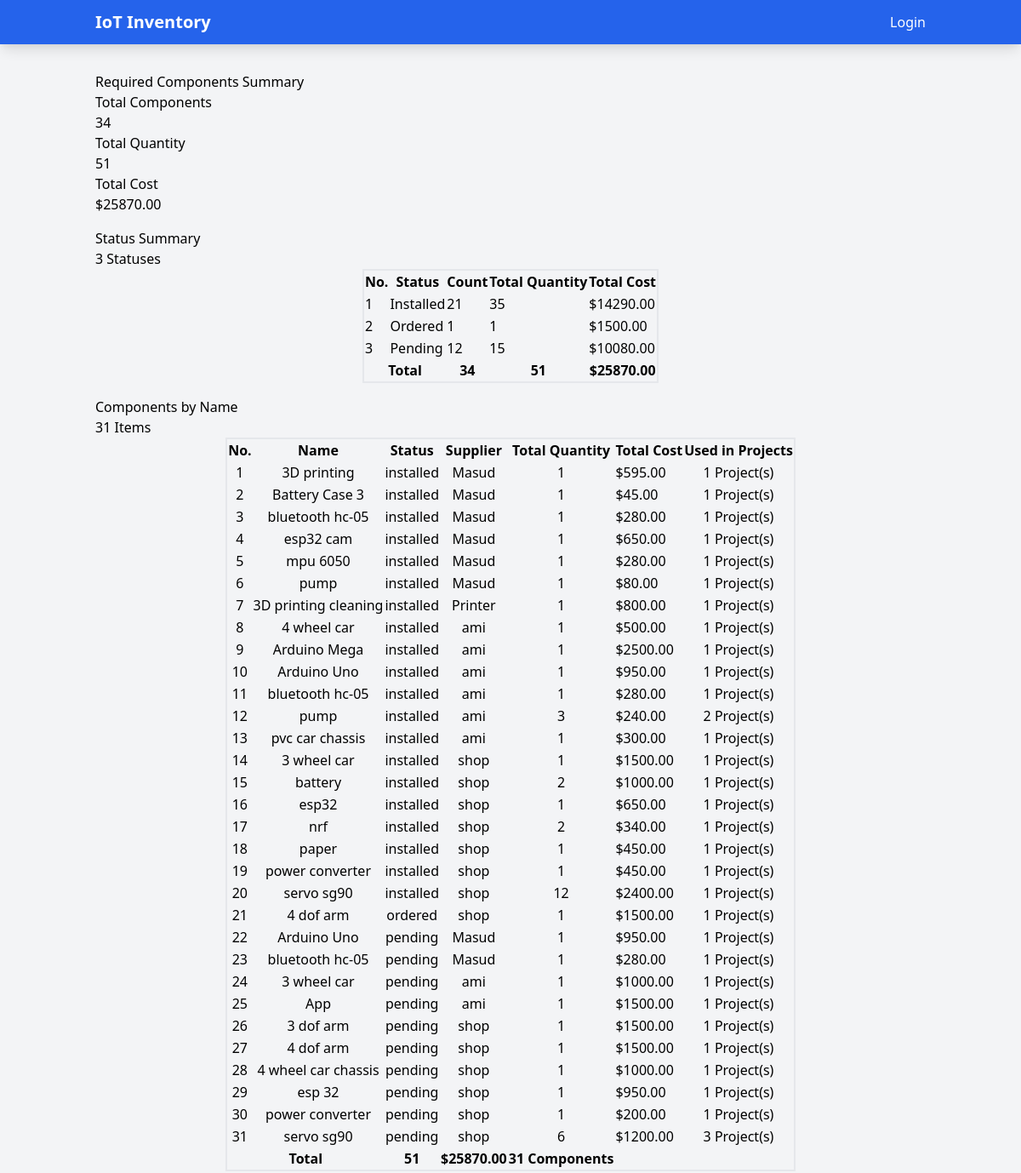
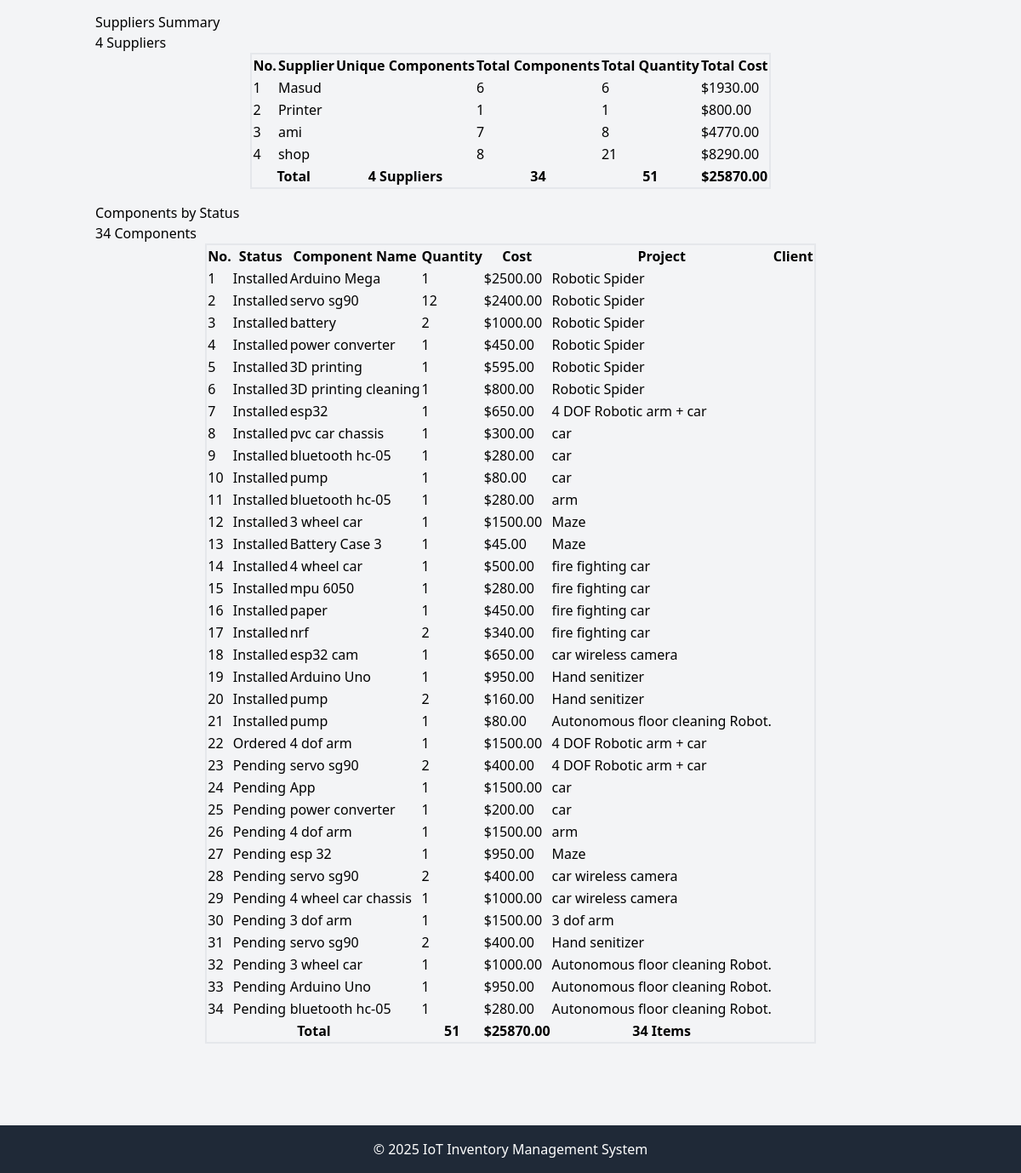
/iot/required-components/summary/, run on the app's committed database (2 pictures, top to bottom).
### iot/models.py (models this page shows, shortened)
class RequiredComponent(models.Model):
    STATUS_CHOICES = [
        ('pending', 'Pending'),
        ('ordered', 'Ordered'),
        ('received', 'Received'),
        ('installed', 'Installed')
    ]
    project = models.ForeignKey(Project, on_delete=models.CASCADE)
    name = models.CharField(max_length=200)
    quantity = models.PositiveIntegerField()
    unit_cost = models.DecimalField(max_digits=10, decimal_places=2)
    supplier = models.CharField(max_length=200)
    status = models.CharField(max_length=20, choices=STATUS_CHOICES, default='pending')
    @classmethod
    def get_component_summary(cls):
        return cls.objects.aggregate(
            total_components=models.Count('id'),
            total_cost=models.Sum(models.F('quantity') * models.F('unit_cost')),
            total_quantity=models.Sum('quantity')
        )
    @classmethod
    def get_status_summary(cls):
        return cls.objects.values('status').annotate(
            count=models.Count('id'),
            total_cost=models.Sum(models.F('quantity') * models.F('unit_cost')),
            total_quantity=models.Sum('quantity')
        )

### iot/views.py (the view)
# urls.py: path('required-components/summary/', views.required_components_summary, name='required_components_summary'),
def required_components_summary(request):
    components = RequiredComponent.objects.all().order_by('name')
    summary = RequiredComponent.get_component_summary()
    status_summary = RequiredComponent.get_status_summary()
    components_by_name = RequiredComponent.objects.values('name','status','supplier').annotate(
        total_quantity=models.Sum('quantity'),
        total_cost=models.Sum(models.F('quantity') * models.F('unit_cost')),
        projects_count=models.Count('project', distinct=True)
    ).order_by('status','supplier')
    components_by_status = RequiredComponent.objects.select_related('project').annotate(
        cost=models.F('quantity') * models.F('unit_cost'),
        project_name=models.F('project__name')
    ).order_by('status', 'project').values(
        'status',
        'name',
        'quantity',
        'cost',
        'project_name'
    )
    suppliers_summary = RequiredComponent.objects.exclude(
        status='pending'
    ).values('supplier').annotate(
        components_count=models.Count('id'),
        total_quantity=models.Sum('quantity'),
        total_cost=models.Sum(models.F('quantity') * models.F('unit_cost')),
    ).exclude(
        supplier__isnull=True
    ).order_by('supplier')
    context = {
        'components': components,
        'summary': summary,
        'status_summary': status_summary,
        'components_by_name': components_by_name,
        'components_by_status': components_by_status,
        'suppliers_summary': suppliers_summary,  # Add to context
    }
    return render(request, 'iot/required_components_summary.html', context)

### iot/templates/iot/required_components_summary.html
{% extends 'iot/base.html' %} {% block content %}
<div class="container">
  <h2>Required Components Summary</h2>
  <div class="row mb-4">
    <div class="col-md-3">
      <div class="card bg-info">
        <div class="card-body">
          <h5>Total Components</h5>
          <h3>{{ summary.total_components|default:0 }}</h3>
        </div>
      </div>
    </div>
    <div class="col-md-3">
      <div class="card bg-success">
        <div class="card-body">
          <h5>Total Quantity</h5>
          <h3>{{ summary.total_quantity|default:0 }}</h3>
        </div>
      </div>
    </div>
    <div class="col-md-6">
      <div class="card bg-primary">
        <div class="card-body">
          <h5>Total Cost</h5>
          <h3>${{ summary.total_cost|default:0|floatformat:2 }}</h3>
        </div>
      </div>
    </div>
  </div>
  <div class="card mb-4">
    <div class="card-header bg-light">
      <div class="d-flex justify-content-between align-items-center">
        <h3 class="mb-0">Status Summary</h3>
        <span class="badge bg-primary"
          >{{ status_summary|length }} Statuses</span
        >
      </div>
    </div>
    <div class="card-body">
      <div class="table-responsive">
        <table class="table table-striped border-2 mx-auto align-items-center">
          <thead>
            <tr>
              <th>No.</th>
              <th>Status</th>
              <th>Count</th>
              <th>Total Quantity</th>
              <th>Total Cost</th>
            </tr>
          </thead>
          <tbody>
            {% for status in status_summary %}
            <tr>
              <td>{{ forloop.counter }}</td>
              <td>
                {% if status.status == 'pending' %}
                <span class="badge bg-warning">Pending</span>
                {% elif status.status == 'ordered' %}
                <span class="badge bg-info">Ordered</span>
                {% elif status.status == 'received' %}
                <span class="badge bg-success">Received</span>
                {% elif status.status == 'installed' %}
                <span class="badge bg-primary">Installed</span>
                {% endif %}
              </td>
              <td>{{ status.count }}</td>
              <td>{{ status.total_quantity }}</td>
              <td>${{ status.total_cost|floatformat:2 }}</td>
            </tr>
            {% endfor %}
          </tbody>
          <tfoot class="table-dark">
            <tr>
              <th colspan="2">Total</th>
              <th>{{ summary.total_components }}</th>
              <th>{{ summary.total_quantity }}</th>
              <th>${{ summary.total_cost|floatformat:2 }}</th>
            </tr>
          </tfoot>
        </table>
      </div>
    </div>
  </div>
  <div class="card mb-4">
    <div class="card-header bg-light">
      <div class="d-flex justify-content-between align-items-center">
        <h3 class="mb-0">Components by Name</h3>
        <span class="badge bg-primary"
          >{{ components_by_name|length }} Items</span
        >
      </div>
    </div>
    <div class="card-body">
      <div class="table-responsive">
        <table class="table table-striped border-2 mx-auto align-items-center">
          <thead>
            <tr>
              <th>No.</th>
              <th>Name</th>
              <th>Status</th>
              <th>Supplier</th>
              <th>Total Quantity</th>
              <th>Total Cost</th>
              <th>Used in Projects</th>
            </tr>
          </thead>
          <tbody>
            {% for component in components_by_name %}
            <tr>
              <td class="text-center align-middle">{{ forloop.counter }}</td>
              <td class="text-center align-middle">{{ component.name }}</td>
              <td class="text-center align-middle">{{ component.status }}</td>
              <td class="text-center align-middle">{{ component.supplier }}</td>
              <td class="text-center align-middle">
                {{ component.total_quantity }}
              </td>
              <td>${{ component.total_cost|floatformat:2 }}</td>
              <td class="text-center align-middle">
                <span class="badge bg-info"
                  >{{ component.projects_count }} Project(s)</span
                >
              </td>
            </tr>
            {% endfor %}
          </tbody>
          <tfoot class="table-dark">
            <tr>
              <th colspan="2">Total</th>
              <th>{{ summary.total_quantity }}</th>
              <th>${{ summary.total_cost|floatformat:2 }}</th>
              <th>{{ components_by_name|length }} Components</th>
            </tr>
          </tfoot>
        </table>
      </div>
    </div>
  </div>
  <div class="card mb-4">
    <div class="card-header bg-light">
      <div class="d-flex justify-content-between align-items-center">
        <h3 class="mb-0">Suppliers Summary</h3>
        <span class="badge bg-primary"
          >{{ suppliers_summary|length }} Suppliers</span
        >
      </div>
    </div>
    <div class="card-body">
      <div class="table-responsive">
        <table class="table table-striped border-2 mx-auto align-items-center">
          <thead>
            <tr>
              <th>No.</th>
              <th>Supplier</th>
              <th>Unique Components</th>
              <th>Total Components</th>
              <th>Total Quantity</th>
              <th>Total Cost</th>
            </tr>
          </thead>
          <tbody>
            {% for supplier in suppliers_summary %}
            <tr>
              <td>{{ forloop.counter }}</td>
              <td>{{ supplier.supplier }}</td>
              <td>{{ supplier.unique_components }}</td>
              <td>{{ supplier.components_count }}</td>
              <td>{{ supplier.total_quantity }}</td>
              <td>${{ supplier.total_cost|floatformat:2 }}</td>
            </tr>
            {% endfor %}
          </tbody>
          <tfoot class="table-dark">
            <tr>
              <th colspan="2">Total</th>
              <th>{{ suppliers_summary|length }} Suppliers</th>
              <th>{{ summary.total_components }}</th>
              <th>{{ summary.total_quantity }}</th>
              <th>${{ summary.total_cost|floatformat:2 }}</th>
            </tr>
          </tfoot>
        </table>
      </div>
    </div>
  </div>
  <div class="card mb-4">
    <div class="card-header bg-light">
      <div class="d-flex justify-content-between align-items-center">
        <h3 class="mb-0">Components by Status</h3>
        <span class="badge bg-primary"
          >{{ components_by_status|length }} Components</span
        >
      </div>
    </div>
    <div class="card-body">
      <div class="table-responsive">
        <table class="table table-striped border-2 mx-auto align-items-center">
          <thead>
            <tr>
              <th>No.</th>
              <th>Status</th>
              <th>Component Name</th>
              <th>Quantity</th>
              <th>Cost</th>
              <th>Project</th>
              <th>Client</th>
            </tr>
          </thead>
          <tbody>
            {% for component in components_by_status %}
            <tr>
              <td>{{ forloop.counter }}</td>
              <td>
                {% if component.status == 'pending' %}
                <span class="badge bg-warning">Pending</span>
                {% elif component.status == 'ordered' %}
                <span class="badge bg-info">Ordered</span>
                {% elif component.status == 'received' %}
                <span class="badge bg-success">Received</span>
                {% elif component.status == 'installed' %}
                <span class="badge bg-primary">Installed</span>
                {% endif %}
              </td>
              <td>{{ component.name }}</td>
              <td>{{ component.quantity }}</td>
              <td>${{ component.cost|floatformat:2 }}</td>
              <td>{{ component.project_name }}</td>
              <td>{{ component.client }}</td>
            </tr>
            {% endfor %}
          </tbody>
          <tfoot class="table-dark">
            <tr>
              <th colspan="3">Total</th>
              <th>{{ summary.total_quantity }}</th>
              <th>${{ summary.total_cost|floatformat:2 }}</th>
              <th>{{ components_by_status|length }} Items</th>
            </tr>
          </tfoot>
        </table>
      </div>
    </div>
  </div>
</div>
{% endblock %}

### data on the page
RequiredComponent: name "3D printing", status "installed", supplier "Masud", total_quantity "1", total_cost "595.00", projects_count "1", shows "Installed", quantity "1", cost "595.00", project_name "Robotic Spider"
RequiredComponent: name "Battery Case 3", status "installed", supplier "Masud", total_quantity "1", total_cost "45.00", projects_count "1", shows "Installed", quantity "1", cost "45.00", project_name "Maze"
RequiredComponent: name "bluetooth hc-05", status "installed", supplier "Masud", total_quantity "1", total_cost "280.00", projects_count "1"
RequiredComponent: name "esp32 cam", status "installed", supplier "Masud", total_quantity "1", total_cost "650.00", projects_count "1", shows "Installed", quantity "1", cost "650.00", project_name "car wireless camera"
RequiredComponent: name "mpu 6050", status "installed", supplier "Masud", total_quantity "1", total_cost "280.00", projects_count "1", shows "Installed", quantity "1", cost "280.00", project_name "fire fighting car"
RequiredComponent: name "pump", status "installed", supplier "Masud", total_quantity "1", total_cost "80.00", projects_count "1"
RequiredComponent: name "3D printing cleaning", status "installed", supplier "Printer", total_quantity "1", total_cost "800.00", projects_count "1", components_count "1", shows "Installed", quantity "1", cost "800.00", project_name "Robotic Spider"
RequiredComponent: name "4 wheel car", status "installed", supplier "ami", total_quantity "1", total_cost "500.00", projects_count "1", shows "Installed", quantity "1", cost "500.00", project_name "fire fighting car"
RequiredComponent: name "Arduino Mega", status "installed", supplier "ami", total_quantity "1", total_cost "2500.00", projects_count "1", shows "Installed", quantity "1", cost "2500.00", project_name "Robotic Spider"
RequiredComponent: name "Arduino Uno", status "installed", supplier "ami", total_quantity "1", total_cost "950.00", projects_count "1"
RequiredComponent: name "bluetooth hc-05", status "installed", supplier "ami", total_quantity "1", total_cost "280.00", projects_count "1"
RequiredComponent: name "pvc car chassis", status "installed", supplier "ami", total_quantity "1", total_cost "300.00", projects_count "1", shows "Installed", quantity "1", cost "300.00", project_name "car"
RequiredComponent: name "3 wheel car", status "installed", supplier "shop", total_quantity "1", total_cost "1500.00", projects_count "1", shows "Installed", quantity "1", cost "1500.00", project_name "Maze"
RequiredComponent: name "battery", status "installed", supplier "shop", total_quantity "2", total_cost "1000.00", projects_count "1", shows "Installed", quantity "2", cost "1000.00", project_name "Robotic Spider"
RequiredComponent: name "esp32", status "installed", supplier "shop", total_quantity "1", total_cost "650.00", projects_count "1", shows "Installed", quantity "1", cost "650.00", project_name "4 DOF Robotic arm + car"
RequiredComponent: name "paper", status "installed", supplier "shop", total_quantity "1", total_cost "450.00", projects_count "1", shows "Installed", quantity "1", cost "450.00", project_name "fire fighting car"
RequiredComponent: name "power converter", status "installed", supplier "shop", total_quantity "1", total_cost "450.00", projects_count "1", shows "Installed", quantity "1", cost "450.00", project_name "Robotic Spider"
RequiredComponent: name "servo sg90", status "installed", supplier "shop", total_quantity "12", total_cost "2400.00", projects_count "1"
RequiredComponent: name "4 dof arm", status "ordered", supplier "shop", total_quantity "1", total_cost "1500.00", projects_count "1"
RequiredComponent: name "Arduino Uno", status "pending", supplier "Masud", total_quantity "1", total_cost "950.00", projects_count "1"
RequiredComponent: name "bluetooth hc-05", status "pending", supplier "Masud", total_quantity "1", total_cost "280.00", projects_count "1"
RequiredComponent: name "3 wheel car", status "pending", supplier "ami", total_quantity "1", total_cost "1000.00", projects_count "1", shows "Pending", quantity "1", cost "1000.00", project_name "Autonomous floor cleaning Robot."
RequiredComponent: name "App", status "pending", supplier "ami", total_quantity "1", total_cost "1500.00", projects_count "1", shows "Pending", quantity "1", cost "1500.00", project_name "car"
RequiredComponent: name "3 dof arm", status "pending", supplier "shop", total_quantity "1", total_cost "1500.00", projects_count "1", shows "Pending", quantity "1", cost "1500.00", project_name "3 dof arm"
RequiredComponent: name "4 dof arm", status "pending", supplier "shop", total_quantity "1", total_cost "1500.00", projects_count "1"
RequiredComponent: name "4 wheel car chassis", status "pending", supplier "shop", total_quantity "1", total_cost "1000.00", projects_count "1", shows "Pending", quantity "1", cost "1000.00", project_name "car wireless camera"
RequiredComponent: name "esp 32", status "pending", supplier "shop", total_quantity "1", total_cost "950.00", projects_count "1", shows "Pending", quantity "1", cost "950.00", project_name "Maze"
RequiredComponent: name "power converter", status "pending", supplier "shop", total_quantity "1", total_cost "200.00", projects_count "1", shows "Pending", quantity "1", cost "200.00", project_name "car"
RequiredComponent: shows "Installed", name "nrf", quantity "2", cost "340.00", project_name "fire fighting car"

### other printed values
{{ summary.total_components|default:0 }} "34"
{{ summary.total_quantity|default:0 }} "51"
{{ summary.total_cost|default:0|floatformat:2 }} "25870.00"
{{ status_summary|length }} "3"
{{ status.count }} "21" "1" "12"
{{ status.total_quantity }} "35" "1" "15"
{{ status.total_cost|floatformat:2 }} "14290.00" "1500.00" "10080.00"
{{ summary.total_components }} "34"
{{ summary.total_quantity }} "51"
{{ summary.total_cost|floatformat:2 }} "25870.00"
{{ components_by_name|length }} "31"
{{ component.name }} "pump" "nrf" "servo sg90"
{{ component.status }} "installed" "installed" "pending"
{{ component.supplier }} "ami" "shop" "shop"
{{ component.total_quantity }} "3" "2" "6"
